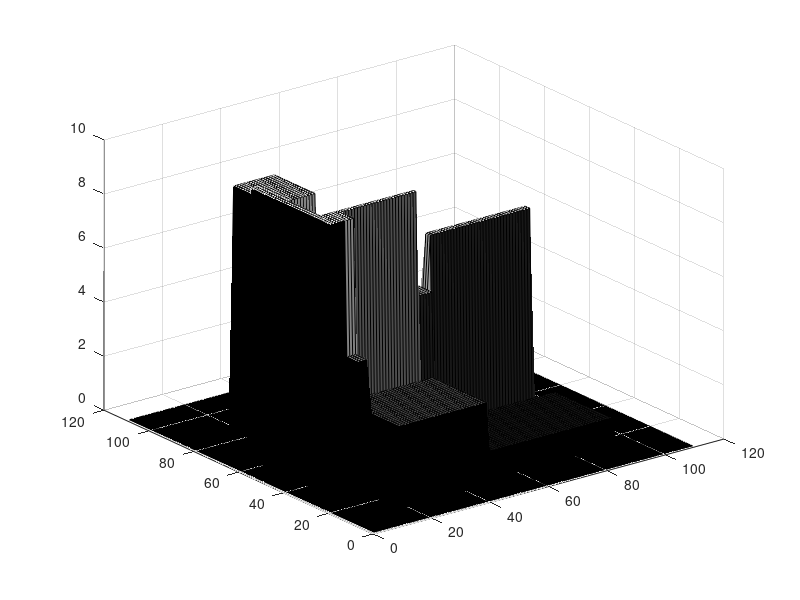
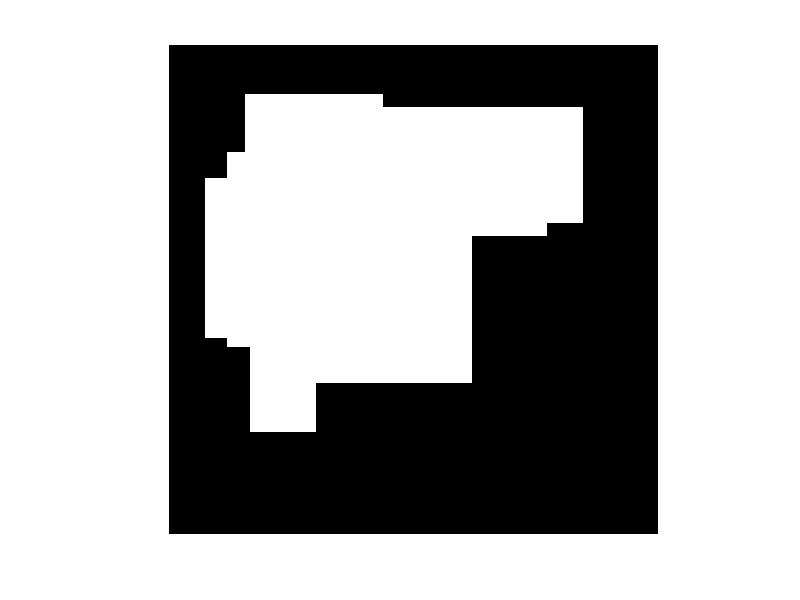
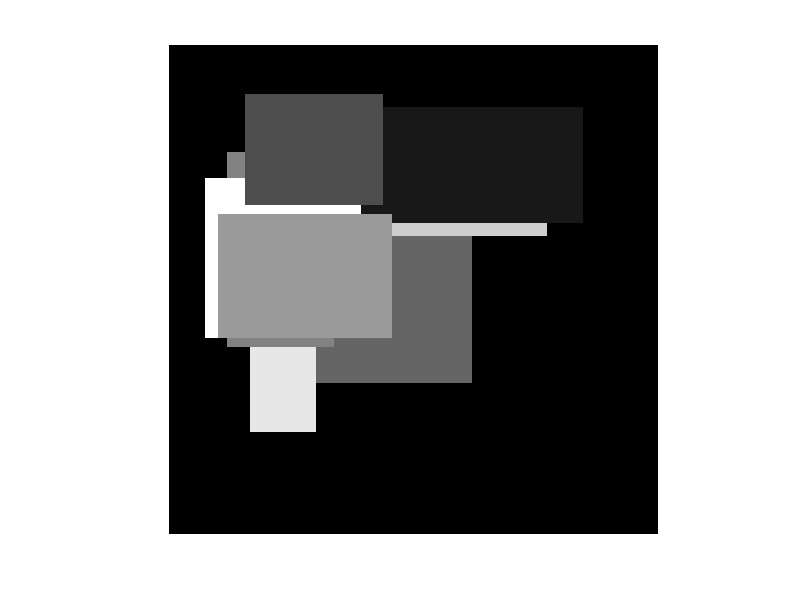

Recreate these plots in MATLAB, in order.
function [] = Zad_5()
  wynik = zeros(110,110);
  p = zeros(110,110,10);
  for m=1:10
   x = round(randi([5,50]));
   y = round(randi([5,50]));
   x0= round(randi([10,50]));
   y0 = round(randi([10,50]));
   z0 = round(randi([1,10]));
   p(x:x+x0,y:y+y0,z0)=m; 
   
  endfor
  

  
for z=10:-1:1
    for y=1:110
        for x=1:110
        	if p(x,y,z) ~= 0                           
               wynik(x,y) = p(x,y,z);   
                      
        	end
        end
    end    
end
 figure;
 colormap(gray)
 surf(wynik);
 
 figure;
 imshow(wynik);
 
 figure;
 wynik1 = mat2gray(wynik);
 imshow(wynik1);
 
 
 
 

endfunction
